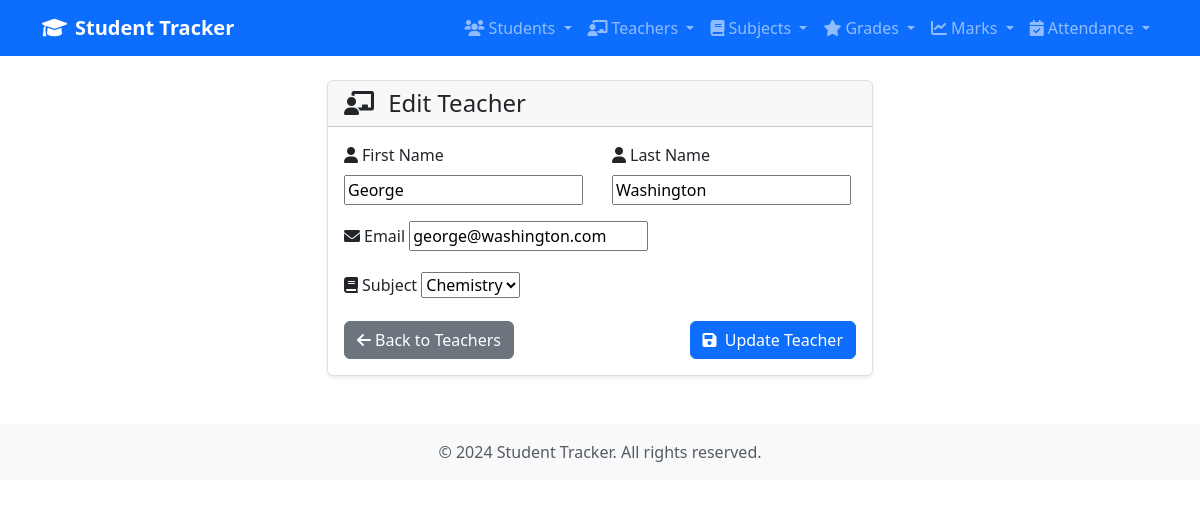
Screenshot of /teacher/1/update with the database file from the repository.
### tracker/models.py (models this page shows, shortened)
class Teacher(models.Model):
    first_name = models.CharField(max_length=20)
    last_name = models.CharField(max_length=20)
    email = models.EmailField(unique= True)
    subject = models.ForeignKey(Subject, on_delete= models.CASCADE)

### tracker/views.py (the view)
# urls.py: path('teacher/<int:pk>/update', TeacherUpdateView.as_view(), name='teacher-update'),
class TeacherUpdateView(UpdateView):
    model = Teacher
    fields = '__all__'
    template_name = 'tracker/teacher_form.html'
    success_url = reverse_lazy('teacher-list')

### tracker/models.py (called while the page is built)
    def __str__(self):
        return self.name

### tracker/templates/tracker/teacher_form.html (shortened to what this page needs)
{% extends 'tracker/base.html' %}
{% block content %}
<div class="row justify-content-center">
    <div class="col-md-8 col-lg-6">
        <div class="card">
            <div class="card-header">
                <h4 class="mb-0">
                    <i class="fas fa-chalkboard-teacher me-2"></i>
                    {% if form.instance.pk %}Edit Teacher{% else %}Add New Teacher{% endif %}
                </h4>
            </div>
            <div class="card-body">
                <form method="post">
                    <div class="row">
                        <div class="col-md-6">
                            <div class="mb-3">
                                <label for="{{ form.first_name.id_for_label }}" class="form-label">
                                    <i class="fas fa-user me-1"></i>First Name
                                </label>
                                {{ form.first_name }}
                            </div>
                        </div>
                        <div class="col-md-6">
                            <div class="mb-3">
                                <label for="{{ form.last_name.id_for_label }}" class="form-label">
                                    <i class="fas fa-user me-1"></i>Last Name
                                </label>
                                {{ form.last_name }}
                            </div>
                        </div>
                    </div>
                    <div class="mb-3">
                        <label for="{{ form.email.id_for_label }}" class="form-label">
                            <i class="fas fa-envelope me-1"></i>Email
                        </label>
                        {{ form.email }}
                    </div>
                    <div class="mb-3">
                        <label for="{{ form.subject.id_for_label }}" class="form-label">
                            <i class="fas fa-book me-1"></i>Subject
                        </label>
                        {{ form.subject }}
                    </div>
                    <div class="d-flex justify-content-between">
                        <a href="{% url 'teacher-list' %}" class="btn btn-secondary">
                            <i class="fas fa-arrow-left me-1"></i>Back to Teachers
                        </a>
                        <button type="submit" class="btn btn-primary">
                            <i class="fas fa-save me-1"></i>
                            {% if form.instance.pk %}Update Teacher{% else %}Create Teacher{% endif %}
                        </button>
                    </div>
                </form>
            </div>
        </div>
    </div>
</div>
{% endblock %}

### tracker/templates/tracker/base.html (style rules this page uses)
.card { box-shadow: 0 0.125rem 0.25rem rgba(0, 0, 0, 0.075); border: 1px solid rgba(0, 0, 0, 0.125); }

### rows the page displays
Teacher: first_name "George", last_name "Washington", email "george@washington.com", subject "Chemistry"
